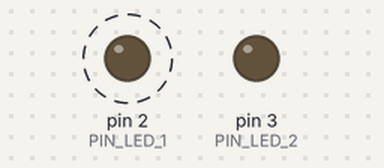
The sketch below on a simulated Arduino Uno, built with avr-gcc and run on an emulated ATmega328P. On the bench: output pins drawn as LEDs (lit = HIGH). Dashed ring = blinking.

Above: at 0.5 s.
At 3.5 s:
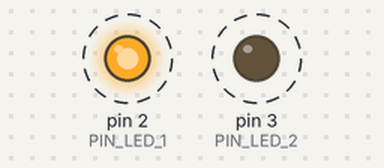
Timing chart, 0 to 4.6 s (numbered marks = the images above):
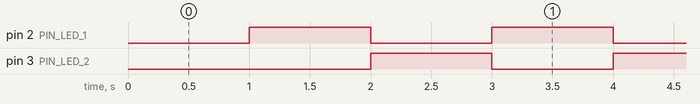

The sketch:

1-led.ino
```cpp
const byte PIN_LED_1 = 2;
const byte PIN_LED_2 = 3;
bool state_led_1 = LOW;
bool state_led_2 = HIGH;
unsigned long timer_led = 0;

void setup() {
    pinMode(PIN_LED_1, OUTPUT);
    pinMode(PIN_LED_2, OUTPUT);
}

void loop() {
    if (millis() - timer_led >= 1000) {
        state_led_1 = !state_led_1;
        state_led_2 = !state_led_2;
        digitalWrite(PIN_LED_1, state_led_1);
        digitalWrite(PIN_LED_2, state_led_2);
        timer_led = millis();
    }
}
```

Measured:
- by itself, pin 2 (PIN_LED_1), pin 3 (PIN_LED_2): alternates HIGH for 1.0 s and LOW for 1.0 s
